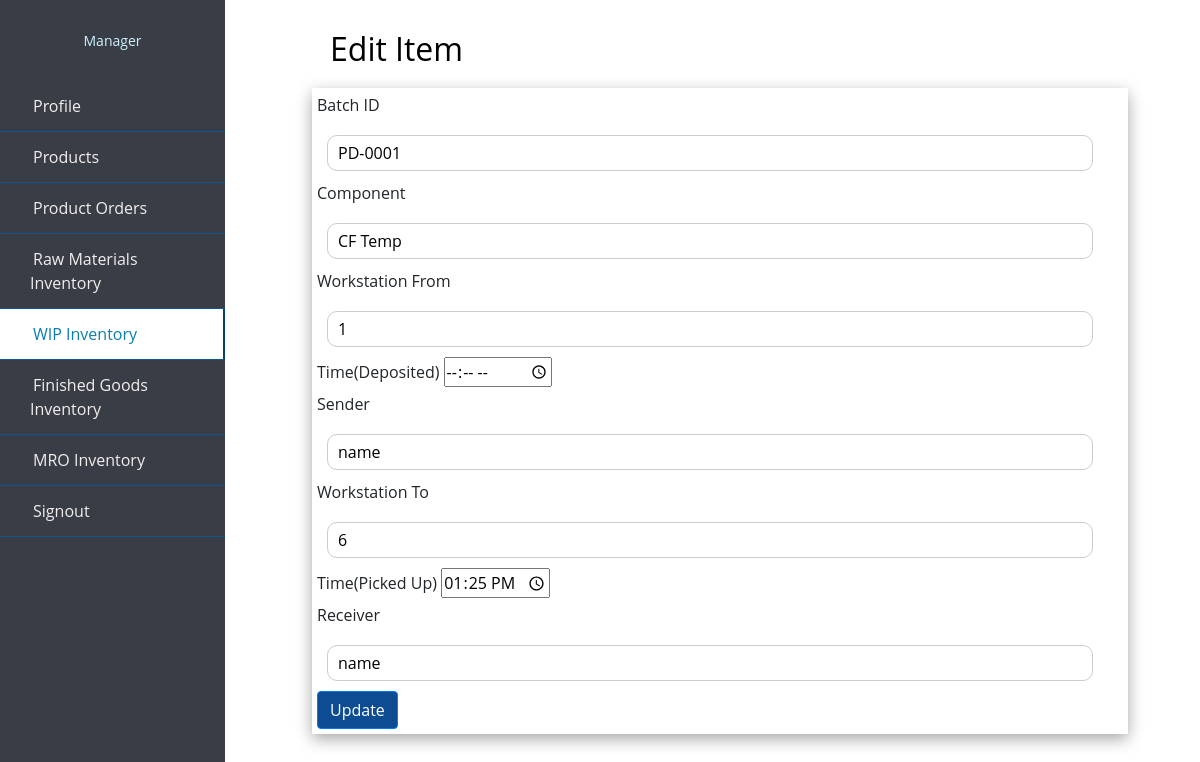
The page /edit_manager_wip.php?editid=PD-0001 on the database as committed earlier.
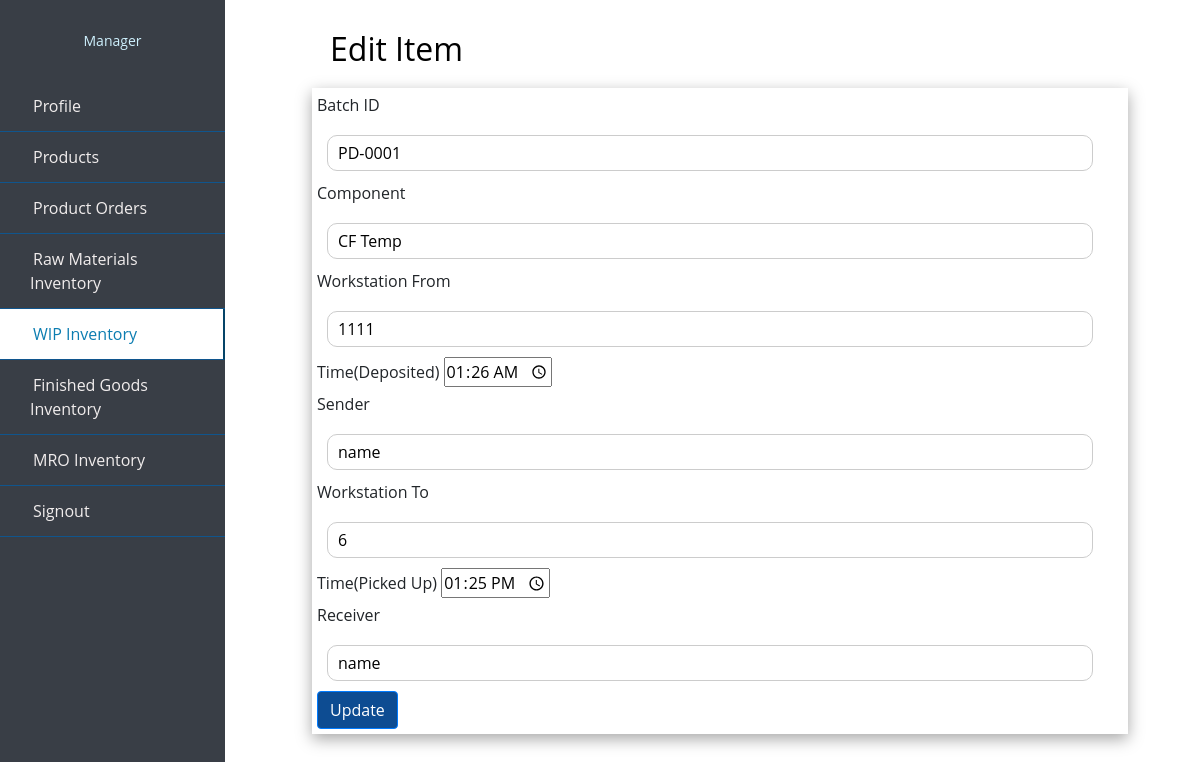
The same page on the database as committed later.
### tables this page shows
CREATE TABLE `wip` (
  `batch_id` varchar(10) NOT NULL,
  `component` varchar(50) NOT NULL,
  `workstation_from` int(5) NOT NULL,
  `time_deposited` varchar(10) NOT NULL,
  `sender` varchar(50) NOT NULL,
  `workstation_to` int(5) NOT NULL,
  `time_picked` varchar(10) NOT NULL,
  `receiver` varchar(50) NOT NULL
);

### edit_manager_wip.php (the view, shortened to what this page needs)
<?php
include 'partial/dbconnect.php';
if(isset($_GET['editid'])){
$batch_id=$_GET['editid'];
$sql="SELECT * FROM `wip` WHERE batch_id = '$batch_id'";
$result=$conn->query($sql);
$data=$result->fetch_assoc();
}
?>
<!doctype html>
<html lang="en">
  <head>
    <link rel="stylesheet" href="https://stackpath.bootstrapcdn.com/bootstrap/4.4.1/css/bootstrap.min.css">
    <link rel="stylesheet" href="style.css">
    <link rel="stylesheet" href="https://cdn.jsdelivr.net/npm/bootstrap-icons@1.7.2/font/bootstrap-icons.css">
  </head>
  <body>
  <div class="wrapper">
        <div class="sidebar">
            <div class="profile">
            <p>Manager</p>
            </div>
            <ul>
                <li>
                    <a href="manager_profile.php">
                        <span class="item">Profile</span>
                    </a>
                </li>
                <li>
                    <a href="manager_products.php" >
                        <span class="item">Products</span>
                    </a>
                </li>
                <li>
                    <a href="manager_porders.php">
                        <span class="item">Product Orders</span>
                    </a>
                </li>
                <li>
                    <a href="manager_rawmaterials.php">
                        <span class="item">Raw Materials Inventory</span>
                    </a>
                </li>
                <li>
                    <a href="manager_wip.php"  class="active">
                        <span class="item">WIP Inventory</span>
                    </a>
                </li>
                <li>
                    <a href="manager_finishedg.php">
                        <span class="item">Finished Goods Inventory</span>
                    </a>
                </li>
                <li>
                    <a href="manager_mro.php">
                        <span class="item">MRO Inventory</span>
                    </a>
                </li>
                <li>
                        <a href="/project/logout.php"><span class="item">Signout</span></a>
                </li>
  </ul>
       </div>
</div>
<div class="content">
<h2 class="heading">Edit Item</h2>
<div class="box">
<div>
  <form action="manager_modify_wip.php?editid=<?= $batch_id ?>" method="post">
  <label>Batch ID</label>
    <input type="text"  name="batch_id" placeholder="Batch ID" value="<?= $data['batch_id']?>">
    <label>Component</label>
    <input type="text"  name="component" placeholder="Component" value="<?= $data['component']?>">
    <label>Workstation From</label>
    <input type="text"  name="workstation_from" placeholder="Workstation From" value="<?= $data['workstation_from']?>">
    <label>Time(Deposited)</label>
    <input type="time"  name="time_deposited" placeholder="Time(Deposited)" value="<?= $data['time_deposited']?>"><br>
    <label>Sender</label>
    <input type="text"  name="sender" placeholder="Sender Name" value="<?= $data['sender']?>">
    <label>Workstation To</label>
    <input type="text"  name="workstation_to" placeholder="Workstation To" value="<?= $data['workstation_to']?>">
    <label>Time(Picked Up)</label>
    <input type="time"  name="time_picked" placeholder="Time(Picked Up)" value="<?= $data['time_picked']?>"><br>
    <label>Receiver</label>
    <input type="text"  name="receiver" placeholder="Receiver Name" value="<?= $data['receiver']?>">
    <button type="submit" class="btn btn-primary" name="update">Update</button>
  </form>
</div>
</div>
</div>
</body>
</html>

Rows that differ between the two databases and show on the page:
changed wip "PD-0001": workstation_from "1" → "1111"; time_deposited (not shown) → "01:26"
